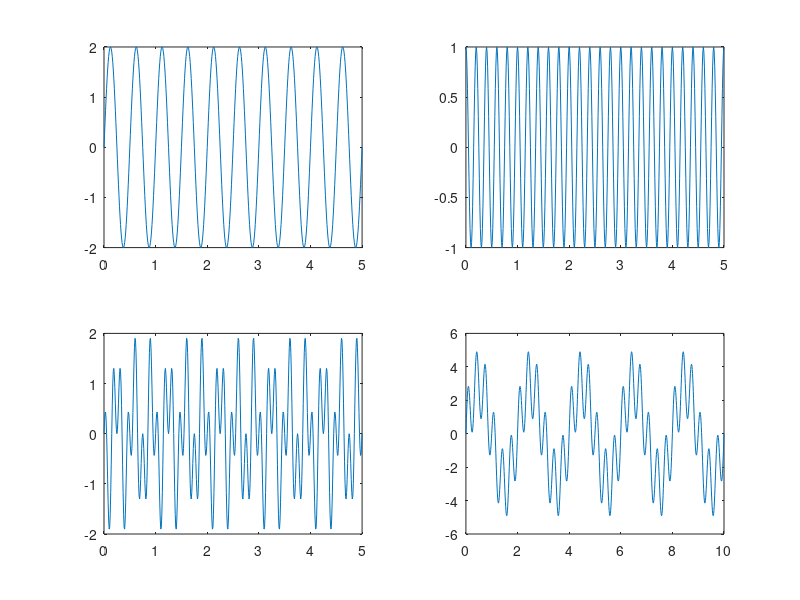

The MATLAB source for this figure: (Note: this script raises an error after producing the figure.)
T_a = 0.01;
t5 = 0:T_a:5;

x = 2 * sin(4 * pi * t5);
subplot(2, 2, 1);
plot(t5, x);

y = cos(10 * pi * t5);
subplot(2, 2, 2);
plot(t5, y);

z = x .* y;
subplot(2, 2, 3);
plot(t5, z);

t10 = 0:T_a:10;

w = 3 * sin(pi * t10) + 2 * sin(6 * pi * t10);
subplot(2, 2, 4);
plot(t10, w);

sgtitle(sprintf("Sampling rate at %f s", T_a));

% End the last figure and start a new figure
figure;

t1 = 0:0.01:5;
t2 = t1';

q = 2 * sin(2 * pi * (2 * t1 + t2));

surf(t1, t2, q);